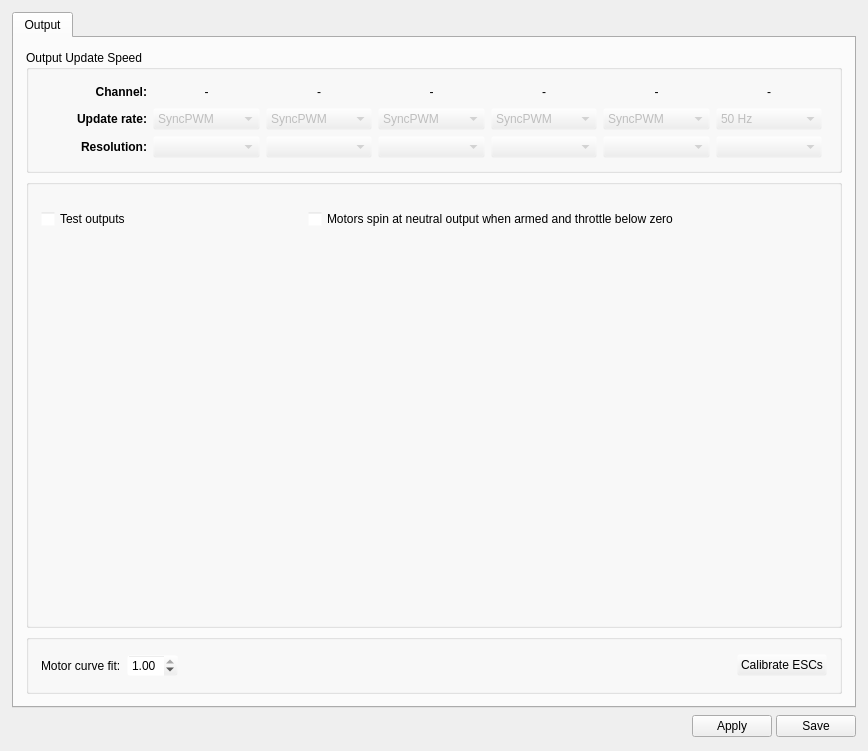
<?xml version="1.0" encoding="UTF-8"?>
<ui version="4.0">
 <class>OutputWidget</class>
 <widget class="QWidget" name="OutputWidget">
  <property name="geometry">
   <rect>
    <x>0</x>
    <y>0</y>
    <width>868</width>
    <height>751</height>
   </rect>
  </property>
  <property name="windowTitle">
   <string>Form</string>
  </property>
  <layout class="QVBoxLayout" name="verticalLayout_2">
   <property name="leftMargin">
    <number>12</number>
   </property>
   <property name="topMargin">
    <number>12</number>
   </property>
   <property name="rightMargin">
    <number>12</number>
   </property>
   <property name="bottomMargin">
    <number>12</number>
   </property>
   <item>
    <widget class="QTabWidget" name="tabWidget">
     <property name="tabShape">
      <enum>QTabWidget::Rounded</enum>
     </property>
     <property name="currentIndex">
      <number>0</number>
     </property>
     <property name="elideMode">
      <enum>Qt::ElideMiddle</enum>
     </property>
     <widget class="QWidget" name="tab">
      <attribute name="title">
       <string>Output</string>
      </attribute>
      <layout class="QVBoxLayout" name="verticalLayout_4">
       <property name="spacing">
        <number>0</number>
       </property>
       <property name="leftMargin">
        <number>0</number>
       </property>
       <property name="topMargin">
        <number>0</number>
       </property>
       <property name="rightMargin">
        <number>0</number>
       </property>
       <property name="bottomMargin">
        <number>0</number>
       </property>
       <item>
        <widget class="QScrollArea" name="scrollArea">
         <property name="palette">
          <palette>
           <active>
            <colorrole role="Base">
             <brush brushstyle="SolidPattern">
              <color alpha="255">
               <red>255</red>
               <green>255</green>
               <blue>255</blue>
              </color>
             </brush>
            </colorrole>
            <colorrole role="Window">
             <brush brushstyle="SolidPattern">
              <color alpha="0">
               <red>232</red>
               <green>232</green>
               <blue>232</blue>
              </color>
             </brush>
            </colorrole>
           </active>
           <inactive>
            <colorrole role="Base">
             <brush brushstyle="SolidPattern">
              <color alpha="255">
               <red>255</red>
               <green>255</green>
               <blue>255</blue>
              </color>
             </brush>
            </colorrole>
            <colorrole role="Window">
             <brush brushstyle="SolidPattern">
              <color alpha="0">
               <red>232</red>
               <green>232</green>
               <blue>232</blue>
              </color>
             </brush>
            </colorrole>
           </inactive>
           <disabled>
            <colorrole role="Base">
             <brush brushstyle="SolidPattern">
              <color alpha="0">
               <red>232</red>
               <green>232</green>
               <blue>232</blue>
              </color>
             </brush>
            </colorrole>
            <colorrole role="Window">
             <brush brushstyle="SolidPattern">
              <color alpha="0">
               <red>232</red>
               <green>232</green>
               <blue>232</blue>
              </color>
             </brush>
            </colorrole>
           </disabled>
          </palette>
         </property>
         <property name="frameShape">
          <enum>QFrame::NoFrame</enum>
         </property>
         <property name="widgetResizable">
          <bool>true</bool>
         </property>
         <widget class="QWidget" name="scrollAreaWidgetContents">
          <property name="geometry">
           <rect>
            <x>0</x>
            <y>0</y>
            <width>840</width>
            <height>663</height>
           </rect>
          </property>
          <layout class="QVBoxLayout" name="verticalLayout_3">
           <property name="spacing">
            <number>6</number>
           </property>
           <property name="leftMargin">
            <number>12</number>
           </property>
           <property name="topMargin">
            <number>12</number>
           </property>
           <property name="rightMargin">
            <number>12</number>
           </property>
           <property name="bottomMargin">
            <number>12</number>
           </property>
           <item>
            <widget class="QGroupBox" name="groupBox_2">
             <property name="sizePolicy">
              <sizepolicy hsizetype="Expanding" vsizetype="Fixed">
               <horstretch>0</horstretch>
               <verstretch>0</verstretch>
              </sizepolicy>
             </property>
             <property name="minimumSize">
              <size>
               <width>0</width>
               <height>0</height>
              </size>
             </property>
             <property name="title">
              <string>Output Update Speed</string>
             </property>
             <layout class="QGridLayout" name="gridLayout" columnstretch="0,0,0,0,0,0,0,0,0">
              <property name="leftMargin">
               <number>12</number>
              </property>
              <property name="topMargin">
               <number>12</number>
              </property>
              <property name="rightMargin">
               <number>12</number>
              </property>
              <property name="bottomMargin">
               <number>12</number>
              </property>
              <property name="horizontalSpacing">
               <number>6</number>
              </property>
              <item row="2" column="1">
               <widget class="QLabel" name="label_4">
                <property name="sizePolicy">
                 <sizepolicy hsizetype="Minimum" vsizetype="Preferred">
                  <horstretch>0</horstretch>
                  <verstretch>0</verstretch>
                 </sizepolicy>
                </property>
                <property name="minimumSize">
                 <size>
                  <width>0</width>
                  <height>20</height>
                 </size>
                </property>
                <property name="font">
                 <font>
                  <weight>75</weight>
                  <bold>true</bold>
                 </font>
                </property>
                <property name="text">
                 <string>Resolution:</string>
                </property>
                <property name="alignment">
                 <set>Qt::AlignRight|Qt::AlignTrailing|Qt::AlignVCenter</set>
                </property>
               </widget>
              </item>
              <item row="1" column="8">
               <spacer name="horizontalSpacer_4">
                <property name="sizePolicy">
                 <sizepolicy hsizetype="Minimum" vsizetype="Minimum">
                  <horstretch>0</horstretch>
                  <verstretch>0</verstretch>
                 </sizepolicy>
                </property>
                <property name="minimumSize">
                 <size>
                  <width>0</width>
                  <height>20</height>
                 </size>
                </property>
                <property name="orientation">
                 <enum>Qt::Horizontal</enum>
                </property>
                <property name="sizeType">
                 <enum>QSizePolicy::Minimum</enum>
                </property>
                <property name="sizeHint" stdset="0">
                 <size>
                  <width>5</width>
                  <height>20</height>
                 </size>
                </property>
               </spacer>
              </item>
              <item row="0" column="8">
               <spacer name="horizontalSpacer_3">
                <property name="orientation">
                 <enum>Qt::Horizontal</enum>
                </property>
                <property name="sizeType">
                 <enum>QSizePolicy::Minimum</enum>
                </property>
                <property name="sizeHint" stdset="0">
                 <size>
                  <width>5</width>
                  <height>20</height>
                 </size>
                </property>
               </spacer>
              </item>
              <item row="1" column="6">
               <widget class="QComboBox" name="cb_outputRate5">
                <property name="enabled">
                 <bool>false</bool>
                </property>
                <property name="sizePolicy">
                 <sizepolicy hsizetype="Minimum" vsizetype="Fixed">
                  <horstretch>0</horstretch>
                  <verstretch>0</verstretch>
                 </sizepolicy>
                </property>
                <property name="minimumSize">
                 <size>
                  <width>0</width>
                  <height>20</height>
                 </size>
                </property>
                <property name="toolTip">
                 <string>Usual value is 400 Hz for multirotor airframes.
Newer ESCs support OneShot mode with a higher resolution and shorter pulse.
Leave at 50Hz for fixed wing.</string>
                </property>
                <property name="editable">
                 <bool>false</bool>
                </property>
                <property name="currentIndex">
                 <number>0</number>
                </property>
                <item>
                 <property name="text">
                  <string>SyncPWM</string>
                 </property>
                </item>
                <item>
                 <property name="text">
                  <string>50 Hz</string>
                 </property>
                </item>
                <item>
                 <property name="text">
                  <string>60 Hz</string>
                 </property>
                </item>
                <item>
                 <property name="text">
                  <string>125 Hz</string>
                 </property>
                </item>
                <item>
                 <property name="text">
                  <string>165 Hz</string>
                 </property>
                </item>
                <item>
                 <property name="text">
                  <string>270 Hz</string>
                 </property>
                </item>
                <item>
                 <property name="text">
                  <string>330 Hz</string>
                 </property>
                </item>
                <item>
                 <property name="text">
                  <string>400 Hz</string>
                 </property>
                </item>
                <item>
                 <property name="text">
                  <string>1000 Hz</string>
                 </property>
                </item>
                <item>
                 <property name="text">
                  <string>2000 Hz</string>
                 </property>
                </item>
                <item>
                 <property name="text">
                  <string>4000 Hz</string>
                 </property>
                </item>
                <item>
                 <property name="text">
                  <string>8000 Hz</string>
                 </property>
                </item>
                <item>
                 <property name="text">
                  <string>12000 Hz</string>
                 </property>
                </item>
                <item>
                 <property name="text">
                  <string>16666 Hz</string>
                 </property>
                </item>
               </widget>
              </item>
              <item row="1" column="4">
               <widget class="QComboBox" name="cb_outputRate3">
                <property name="enabled">
                 <bool>false</bool>
                </property>
                <property name="sizePolicy">
                 <sizepolicy hsizetype="Minimum" vsizetype="Fixed">
                  <horstretch>0</horstretch>
                  <verstretch>0</verstretch>
                 </sizepolicy>
                </property>
                <property name="minimumSize">
                 <size>
                  <width>0</width>
                  <height>20</height>
                 </size>
                </property>
                <property name="toolTip">
                 <string>Usual value is 400 Hz for multirotor airframes.
Newer ESCs support OneShot mode with a higher resolution and shorter pulse.
Leave at 50Hz for fixed wing.</string>
                </property>
                <item>
                 <property name="text">
                  <string>SyncPWM</string>
                 </property>
                </item>
                <item>
                 <property name="text">
                  <string>50 Hz</string>
                 </property>
                </item>
                <item>
                 <property name="text">
                  <string>60 Hz</string>
                 </property>
                </item>
                <item>
                 <property name="text">
                  <string>125 Hz</string>
                 </property>
                </item>
                <item>
                 <property name="text">
                  <string>165 Hz</string>
                 </property>
                </item>
                <item>
                 <property name="text">
                  <string>270 Hz</string>
                 </property>
                </item>
                <item>
                 <property name="text">
                  <string>330 Hz</string>
                 </property>
                </item>
                <item>
                 <property name="text">
                  <string>400 Hz</string>
                 </property>
                </item>
                <item>
                 <property name="text">
                  <string>1000 Hz</string>
                 </property>
                </item>
                <item>
                 <property name="text">
                  <string>2000 Hz</string>
                 </property>
                </item>
                <item>
                 <property name="text">
                  <string>4000 Hz</string>
                 </property>
                </item>
                <item>
                 <property name="text">
                  <string>8000 Hz</string>
                 </property>
                </item>
                <item>
                 <property name="text">
                  <string>12000 Hz</string>
                 </property>
                </item>
                <item>
                 <property name="text">
                  <string>16666 Hz</string>
                 </property>
                </item>
               </widget>
              </item>
              <item row="1" column="7">
               <widget class="QComboBox" name="cb_outputRate6">
                <property name="enabled">
                 <bool>false</bool>
                </property>
                <property name="sizePolicy">
                 <sizepolicy hsizetype="Minimum" vsizetype="Fixed">
                  <horstretch>0</horstretch>
                  <verstretch>0</verstretch>
                 </sizepolicy>
                </property>
                <property name="minimumSize">
                 <size>
                  <width>0</width>
                  <height>20</height>
                 </size>
                </property>
                <property name="toolTip">
                 <string>Usual value is 400 Hz for multirotor airframes.
Newer ESCs support OneShot mode with a higher resolution and shorter pulse.
Leave at 50Hz for fixed wing.</string>
                </property>
                <property name="currentIndex">
                 <number>0</number>
                </property>
                <item>
                 <property name="text">
                  <string>50 Hz</string>
                 </property>
                </item>
                <item>
                 <property name="text">
                  <string>60 Hz</string>
                 </property>
                </item>
                <item>
                 <property name="text">
                  <string>125 Hz</string>
                 </property>
                </item>
                <item>
                 <property name="text">
                  <string>165 Hz</string>
                 </property>
                </item>
                <item>
                 <property name="text">
                  <string>270 Hz</string>
                 </property>
                </item>
                <item>
                 <property name="text">
                  <string>330 Hz</string>
                 </property>
                </item>
                <item>
                 <property name="text">
                  <string>400 Hz</string>
                 </property>
                </item>
                <item>
                 <property name="text">
                  <string>1000 Hz</string>
                 </property>
                </item>
                <item>
                 <property name="text">
                  <string>2000 Hz</string>
                 </property>
                </item>
                <item>
                 <property name="text">
                  <string>4000 Hz</string>
                 </property>
                </item>
                <item>
                 <property name="text">
                  <string>8000 Hz</string>
                 </property>
                </item>
                <item>
                 <property name="text">
                  <string>12000 Hz</string>
                 </property>
                </item>
                <item>
                 <property name="text">
                  <string>16666 Hz</string>
                 </property>
                </item>
               </widget>
              </item>
              <item row="1" column="5">
               <widget class="QComboBox" name="cb_outputRate4">
                <property name="enabled">
                 <bool>false</bool>
                </property>
                <property name="sizePolicy">
                 <sizepolicy hsizetype="Minimum" vsizetype="Fixed">
                  <horstretch>0</horstretch>
                  <verstretch>0</verstretch>
                 </sizepolicy>
                </property>
                <property name="minimumSize">
                 <size>
                  <width>0</width>
                  <height>20</height>
                 </size>
                </property>
                <property name="toolTip">
                 <string>Usual value is 400 Hz for multirotor airframes.
Newer ESCs support OneShot mode with a higher resolution and shorter pulse.
Leave at 50Hz for fixed wing.</string>
                </property>
                <item>
                 <property name="text">
                  <string>SyncPWM</string>
                 </property>
                </item>
                <item>
                 <property name="text">
                  <string>50 Hz</string>
                 </property>
                </item>
                <item>
                 <property name="text">
                  <string>60 Hz</string>
                 </property>
                </item>
                <item>
                 <property name="text">
                  <string>125 Hz</string>
                 </property>
                </item>
                <item>
                 <property name="text">
                  <string>165 Hz</string>
                 </property>
                </item>
                <item>
                 <property name="text">
                  <string>270 Hz</string>
                 </property>
                </item>
                <item>
                 <property name="text">
                  <string>330 Hz</string>
                 </property>
                </item>
                <item>
                 <property name="text">
                  <string>400 Hz</string>
                 </property>
                </item>
                <item>
                 <property name="text">
                  <string>1000 Hz</string>
                 </property>
                </item>
                <item>
                 <property name="text">
                  <string>2000 Hz</string>
                 </property>
                </item>
                <item>
                 <property name="text">
                  <string>4000 Hz</string>
                 </property>
                </item>
                <item>
                 <property name="text">
                  <string>8000 Hz</string>
                 </property>
                </item>
                <item>
                 <property name="text">
                  <string>12000 Hz</string>
                 </property>
                </item>
                <item>
                 <property name="text">
                  <string>16666 Hz</string>
                 </property>
                </item>
               </widget>
              </item>
              <item row="1" column="1">
               <widget class="QLabel" name="label_3">
                <property name="sizePolicy">
                 <sizepolicy hsizetype="Minimum" vsizetype="Preferred">
                  <horstretch>0</horstretch>
                  <verstretch>0</verstretch>
                 </sizepolicy>
                </property>
                <property name="minimumSize">
                 <size>
                  <width>0</width>
                  <height>20</height>
                 </size>
                </property>
                <property name="font">
                 <font>
                  <weight>75</weight>
                  <bold>true</bold>
                 </font>
                </property>
                <property name="text">
                 <string>Update rate:</string>
                </property>
                <property name="alignment">
                 <set>Qt::AlignRight|Qt::AlignTrailing|Qt::AlignVCenter</set>
                </property>
               </widget>
              </item>
              <item row="0" column="4">
               <widget class="QLabel" name="chBank3">
                <property name="text">
                 <string>-</string>
                </property>
                <property name="alignment">
                 <set>Qt::AlignCenter</set>
                </property>
               </widget>
              </item>
              <item row="0" column="6">
               <widget class="QLabel" name="chBank5">
                <property name="text">
                 <string>-</string>
                </property>
                <property name="alignment">
                 <set>Qt::AlignCenter</set>
                </property>
               </widget>
              </item>
              <item row="1" column="3">
               <widget class="QComboBox" name="cb_outputRate2">
                <property name="enabled">
                 <bool>false</bool>
                </property>
                <property name="sizePolicy">
                 <sizepolicy hsizetype="Minimum" vsizetype="Fixed">
                  <horstretch>0</horstretch>
                  <verstretch>0</verstretch>
                 </sizepolicy>
                </property>
                <property name="minimumSize">
                 <size>
                  <width>0</width>
                  <height>20</height>
                 </size>
                </property>
                <property name="toolTip">
                 <string>Usual value is 400 Hz for multirotor airframes.
Newer ESCs support OneShot mode with a higher resolution and shorter pulse.
Leave at 50Hz for fixed wing.</string>
                </property>
                <item>
                 <property name="text">
                  <string>SyncPWM</string>
                 </property>
                </item>
                <item>
                 <property name="text">
                  <string>50 Hz</string>
                 </property>
                </item>
                <item>
                 <property name="text">
                  <string>60 Hz</string>
                 </property>
                </item>
                <item>
                 <property name="text">
                  <string>125 Hz</string>
                 </property>
                </item>
                <item>
                 <property name="text">
                  <string>165 Hz</string>
                 </property>
                </item>
                <item>
                 <property name="text">
                  <string>270 Hz</string>
                 </property>
                </item>
                <item>
                 <property name="text">
                  <string>330 Hz</string>
                 </property>
                </item>
                <item>
                 <property name="text">
                  <string>400 Hz</string>
                 </property>
                </item>
                <item>
                 <property name="text">
                  <string>1000 Hz</string>
                 </property>
                </item>
                <item>
                 <property name="text">
                  <string>2000 Hz</string>
                 </property>
                </item>
                <item>
                 <property name="text">
                  <string>4000 Hz</string>
                 </property>
                </item>
                <item>
                 <property name="text">
                  <string>8000 Hz</string>
                 </property>
                </item>
                <item>
                 <property name="text">
                  <string>12000 Hz</string>
                 </property>
                </item>
                <item>
                 <property name="text">
                  <string>16666 Hz</string>
                 </property>
                </item>
               </widget>
              </item>
              <item row="0" column="3">
               <widget class="QLabel" name="chBank2">
                <property name="text">
                 <string>-</string>
                </property>
                <property name="alignment">
                 <set>Qt::AlignCenter</set>
                </property>
               </widget>
              </item>
              <item row="0" column="1">
               <widget class="QLabel" name="label_9">
                <property name="font">
                 <font>
                  <weight>75</weight>
                  <bold>true</bold>
                 </font>
                </property>
                <property name="text">
                 <string>Channel:</string>
                </property>
                <property name="alignment">
                 <set>Qt::AlignRight|Qt::AlignTrailing|Qt::AlignVCenter</set>
                </property>
               </widget>
              </item>
              <item row="0" column="5">
               <widget class="QLabel" name="chBank4">
                <property name="text">
                 <string>-</string>
                </property>
                <property name="alignment">
                 <set>Qt::AlignCenter</set>
                </property>
               </widget>
              </item>
              <item row="0" column="2">
               <widget class="QLabel" name="chBank1">
                <property name="text">
                 <string>-</string>
                </property>
                <property name="alignment">
                 <set>Qt::AlignCenter</set>
                </property>
               </widget>
              </item>
              <item row="0" column="7">
               <widget class="QLabel" name="chBank6">
                <property name="text">
                 <string>-</string>
                </property>
                <property name="alignment">
                 <set>Qt::AlignCenter</set>
                </property>
               </widget>
              </item>
              <item row="1" column="2">
               <widget class="QComboBox" name="cb_outputRate1">
                <property name="enabled">
                 <bool>false</bool>
                </property>
                <property name="sizePolicy">
                 <sizepolicy hsizetype="Minimum" vsizetype="Fixed">
                  <horstretch>0</horstretch>
                  <verstretch>0</verstretch>
                 </sizepolicy>
                </property>
                <property name="minimumSize">
                 <size>
                  <width>0</width>
                  <height>20</height>
                 </size>
                </property>
                <property name="toolTip">
                 <string>Usual value is 400 Hz for multirotor airframes.
Newer ESCs support OneShot mode with a higher resolution and shorter pulse.
Leave at 50Hz for fixed wing.</string>
                </property>
                <item>
                 <property name="text">
                  <string>SyncPWM</string>
                 </property>
                </item>
                <item>
                 <property name="text">
                  <string>50 Hz</string>
                 </property>
                </item>
                <item>
                 <property name="text">
                  <string>60 Hz</string>
                 </property>
                </item>
                <item>
                 <property name="text">
                  <string>125 Hz</string>
                 </property>
                </item>
                <item>
                 <property name="text">
                  <string>165 Hz</string>
                 </property>
                </item>
                <item>
                 <property name="text">
                  <string>270 Hz</string>
                 </property>
                </item>
                <item>
                 <property name="text">
                  <string>330 Hz</string>
                 </property>
                </item>
                <item>
                 <property name="text">
                  <string>400 Hz</string>
                 </property>
                </item>
                <item>
                 <property name="text">
                  <string>1000 Hz</string>
                 </property>
                </item>
                <item>
                 <property name="text">
                  <string>2000 Hz</string>
                 </property>
                </item>
                <item>
                 <property name="text">
                  <string>4000 Hz</string>
                 </property>
                </item>
                <item>
                 <property name="text">
                  <string>8000 Hz</string>
                 </property>
                </item>
                <item>
                 <property name="text">
                  <string>12000 Hz</string>
                 </property>
                </item>
                <item>
                 <property name="text">
                  <string>16666 Hz</string>
                 </property>
                </item>
               </widget>
              </item>
              <item row="2" column="2">
               <widget class="QComboBox" name="cb_outputResolution1">
                <property name="enabled">
                 <bool>false</bool>
                </property>
                <property name="sizePolicy">
                 <sizepolicy hsizetype="Minimum" vsizetype="Fixed">
                  <horstretch>0</horstretch>
                  <verstretch>0</verstretch>
                 </sizepolicy>
                </property>
                <property name="minimumSize">
                 <size>
                  <width>0</width>
                  <height>20</height>
                 </size>
                </property>
                <property name="toolTip">
                 <string>Use 12MHz resolution for faster timers for more precision.</string>
                </property>
               </widget>
              </item>
              <item row="2" column="3">
               <widget class="QComboBox" name="cb_outputResolution2">
                <property name="enabled">
                 <bool>false</bool>
                </property>
                <property name="sizePolicy">
                 <sizepolicy hsizetype="Minimum" vsizetype="Fixed">
                  <horstretch>0</horstretch>
                  <verstretch>0</verstretch>
                 </sizepolicy>
                </property>
                <property name="minimumSize">
                 <size>
                  <width>0</width>
                  <height>20</height>
                 </size>
                </property>
                <property name="toolTip">
                 <string>Use 12MHz resolution for faster timers for more precision.</string>
                </property>
               </widget>
              </item>
              <item row="2" column="4">
               <widget class="QComboBox" name="cb_outputResolution3">
                <property name="enabled">
                 <bool>false</bool>
                </property>
                <property name="sizePolicy">
                 <sizepolicy hsizetype="Minimum" vsizetype="Fixed">
                  <horstretch>0</horstretch>
                  <verstretch>0</verstretch>
                 </sizepolicy>
                </property>
                <property name="minimumSize">
                 <size>
                  <width>0</width>
                  <height>20</height>
                 </size>
                </property>
                <property name="toolTip">
                 <string>Use 12MHz resolution for faster timers for more precision.</string>
                </property>
               </widget>
              </item>
              <item row="2" column="5">
               <widget class="QComboBox" name="cb_outputResolution4">
                <property name="enabled">
                 <bool>false</bool>
                </property>
                <property name="sizePolicy">
                 <sizepolicy hsizetype="Minimum" vsizetype="Fixed">
                  <horstretch>0</horstretch>
                  <verstretch>0</verstretch>
                 </sizepolicy>
                </property>
                <property name="minimumSize">
                 <size>
                  <width>0</width>
                  <height>20</height>
                 </size>
                </property>
                <property name="toolTip">
                 <string>Use 12MHz resolution for faster timers for more precision.</string>
                </property>
               </widget>
              </item>
              <item row="2" column="6">
               <widget class="QComboBox" name="cb_outputResolution5">
                <property name="enabled">
                 <bool>false</bool>
                </property>
                <property name="sizePolicy">
                 <sizepolicy hsizetype="Minimum" vsizetype="Fixed">
                  <horstretch>0</horstretch>
                  <verstretch>0</verstretch>
                 </sizepolicy>
                </property>
                <property name="minimumSize">
                 <size>
                  <width>0</width>
                  <height>20</height>
                 </size>
                </property>
                <property name="toolTip">
                 <string>Use 12MHz resolution for faster timers for more precision.</string>
                </property>
               </widget>
              </item>
              <item row="2" column="7">
               <widget class="QComboBox" name="cb_outputResolution6">
                <property name="enabled">
                 <bool>false</bool>
                </property>
                <property name="sizePolicy">
                 <sizepolicy hsizetype="Minimum" vsizetype="Fixed">
                  <horstretch>0</horstretch>
                  <verstretch>0</verstretch>
                 </sizepolicy>
                </property>
                <property name="minimumSize">
                 <size>
                  <width>0</width>
                  <height>20</height>
                 </size>
                </property>
                <property name="toolTip">
                 <string>Use 12MHz resolution for faster timers for more precision.</string>
                </property>
               </widget>
              </item>
             </layout>
            </widget>
           </item>
           <item>
            <widget class="QGroupBox" name="groupBox_3">
             <property name="title">
              <string/>
             </property>
             <layout class="QVBoxLayout" name="verticalLayout">
              <property name="leftMargin">
               <number>0</number>
              </property>
              <property name="topMargin">
               <number>12</number>
              </property>
              <property name="rightMargin">
               <number>0</number>
              </property>
              <property name="bottomMargin">
               <number>12</number>
              </property>
              <item>
               <layout class="QVBoxLayout" name="channelLayout">
                <property name="sizeConstraint">
                 <enum>QLayout::SetDefaultConstraint</enum>
                </property>
               </layout>
              </item>
              <item>
               <layout class="QHBoxLayout" name="horizontalLayout_2">
                <property name="leftMargin">
                 <number>12</number>
                </property>
                <property name="topMargin">
                 <number>12</number>
                </property>
                <property name="rightMargin">
                 <number>12</number>
                </property>
                <property name="bottomMargin">
                 <number>12</number>
                </property>
                <item>
                 <widget class="QCheckBox" name="channelOutTest">
                  <property name="enabled">
                   <bool>true</bool>
                  </property>
                  <property name="minimumSize">
                   <size>
                    <width>105</width>
                    <height>0</height>
                   </size>
                  </property>
                  <property name="toolTip">
                   <string>Move the servos using the sliders. Two important things:
- Take extra care if the output is connected to an motor controller!
- Will only work if the RC receiver is working (failsafe)</string>
                  </property>
                  <property name="text">
                   <string>Test outputs</string>
                  </property>
                 </widget>
                </item>
                <item>
                 <spacer name="horizontalSpacer_2">
                  <property name="orientation">
                   <enum>Qt::Horizontal</enum>
                  </property>
                  <property name="sizeHint" stdset="0">
                   <size>
                    <width>40</width>
                    <height>20</height>
                   </size>
                  </property>
                 </spacer>
                </item>
                <item>
                 <widget class="QCheckBox" name="spinningArmed">
                  <property name="minimumSize">
                   <size>
                    <width>519</width>
                    <height>0</height>
                   </size>
                  </property>
                  <property name="text">
                   <string>Motors spin at neutral output when armed and throttle below zero</string>
                  </property>
                 </widget>
                </item>
               </layout>
              </item>
              <item>
               <spacer name="verticalSpacer">
                <property name="orientation">
                 <enum>Qt::Vertical</enum>
                </property>
                <property name="sizeHint" stdset="0">
                 <size>
                  <width>20</width>
                  <height>542</height>
                 </size>
                </property>
               </spacer>
              </item>
             </layout>
            </widget>
           </item>
           <item>
            <widget class="QGroupBox" name="groupBox_4">
             <property name="minimumSize">
              <size>
               <width>0</width>
               <height>60</height>
              </size>
             </property>
             <property name="title">
              <string/>
             </property>
             <layout class="QVBoxLayout" name="verticalLayout_6">
              <property name="leftMargin">
               <number>12</number>
              </property>
              <property name="topMargin">
               <number>12</number>
              </property>
              <property name="rightMargin">
               <number>12</number>
              </property>
              <property name="bottomMargin">
               <number>12</number>
              </property>
              <item>
               <layout class="QHBoxLayout" name="horizontalLayout_3">
                <item>
                 <widget class="QLabel" name="label">
                  <property name="text">
                   <string>Motor curve fit:</string>
                  </property>
                 </widget>
                </item>
                <item>
                 <widget class="QDoubleSpinBox" name="motorCurveFit">
                  <property name="toolTip">
                   <string>&lt;html&gt;&lt;head/&gt;&lt;body&gt;&lt;p&gt;Motor curve fit can be used for correct for nonlinearity in motor output.  If you experience oscillation at high power but are otherwise well-tuned, consider lowering motor curve fit some.  Values between 0.5 (square-root) and 1.0 (no linearization) are sensible.  This is a more rational subtitute for Throttle PID Attenutation (TPA).&lt;/p&gt;&lt;p&gt;Note that some re-tuning may be required after changing &lt;/p&gt;&lt;p&gt;this value.&lt;/p&gt;&lt;/body&gt;&lt;/html&gt;</string>
                  </property>
                  <property name="minimum">
                   <double>0.500000000000000</double>
                  </property>
                  <property name="maximum">
                   <double>1.000000000000000</double>
                  </property>
                  <property name="singleStep">
                   <double>0.010000000000000</double>
                  </property>
                  <property name="value">
                   <double>1.000000000000000</double>
                  </property>
                 </widget>
                </item>
                <item>
                 <spacer name="horizontalSpacer_5">
                  <property name="orientation">
                   <enum>Qt::Horizontal</enum>
                  </property>
                  <property name="sizeHint" stdset="0">
                   <size>
                    <width>40</width>
                    <height>20</height>
                   </size>
                  </property>
                 </spacer>
                </item>
                <item>
                 <widget class="QPushButton" name="calibrateESC">
                  <property name="text">
                   <string>Calibrate ESCs</string>
                  </property>
                 </widget>
                </item>
               </layout>
              </item>
             </layout>
            </widget>
           </item>
          </layout>
         </widget>
        </widget>
       </item>
      </layout>
     </widget>
    </widget>
   </item>
   <item>
    <layout class="QHBoxLayout" name="horizontalLayout">
     <property name="spacing">
      <number>4</number>
     </property>
     <item>
      <spacer name="horizontalSpacer">
       <property name="orientation">
        <enum>Qt::Horizontal</enum>
       </property>
       <property name="sizeHint" stdset="0">
        <size>
         <width>592</width>
         <height>16</height>
        </size>
       </property>
      </spacer>
     </item>
     <item>
      <widget class="QPushButton" name="outputHelp">
       <property name="sizePolicy">
        <sizepolicy hsizetype="Fixed" vsizetype="Fixed">
         <horstretch>0</horstretch>
         <verstretch>0</verstretch>
        </sizepolicy>
       </property>
       <property name="minimumSize">
        <size>
         <width>0</width>
         <height>25</height>
        </size>
       </property>
       <property name="maximumSize">
        <size>
         <width>25</width>
         <height>25</height>
        </size>
       </property>
       <property name="toolTip">
        <string>Takes you to the wiki page</string>
       </property>
       <property name="text">
        <string/>
       </property>
       <property name="icon">
        <iconset resource="../coreplugin/core.qrc">
         <normaloff>:/core/images/helpicon.svg</normaloff>:/core/images/helpicon.svg</iconset>
       </property>
       <property name="iconSize">
        <size>
         <width>25</width>
         <height>25</height>
        </size>
       </property>
       <property name="flat">
        <bool>true</bool>
       </property>
      </widget>
     </item>
     <item>
      <widget class="QPushButton" name="saveRCOutputToRAM">
       <property name="minimumSize">
        <size>
         <width>0</width>
         <height>0</height>
        </size>
       </property>
       <property name="maximumSize">
        <size>
         <width>16777215</width>
         <height>16777215</height>
        </size>
       </property>
       <property name="toolTip">
        <string>Send to flight controller but don't write to non volatile memory.
Be sure to set the Neutral position on all sliders before sending!</string>
       </property>
       <property name="styleSheet">
        <string notr="true"/>
       </property>
       <property name="text">
        <string>Apply</string>
       </property>
      </widget>
     </item>
     <item>
      <widget class="QPushButton" name="saveRCOutputToSD">
       <property name="minimumSize">
        <size>
         <width>0</width>
         <height>0</height>
        </size>
       </property>
       <property name="maximumSize">
        <size>
         <width>16777215</width>
         <height>16777215</height>
        </size>
       </property>
       <property name="toolTip">
        <string>Be sure to set the Neutral position on all sliders before sending!
Applies and Saves all settings to SD</string>
       </property>
       <property name="styleSheet">
        <string notr="true"/>
       </property>
       <property name="text">
        <string>Save</string>
       </property>
      </widget>
     </item>
    </layout>
   </item>
  </layout>
 </widget>
 <tabstops>
  <tabstop>saveRCOutputToRAM</tabstop>
  <tabstop>saveRCOutputToSD</tabstop>
 </tabstops>
 <resources>
  <include location="../coreplugin/core.qrc"/>
  <include location="../coreplugin/core.qrc"/>
 </resources>
 <connections/>
</ui>
